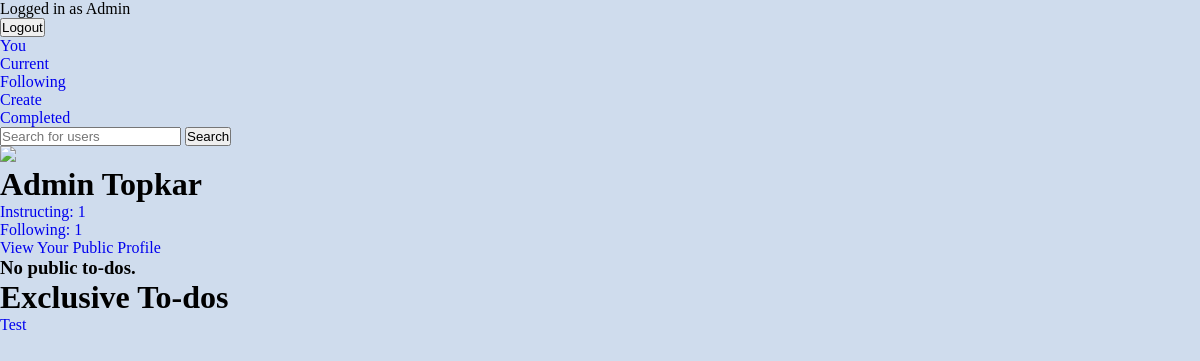
Page /userprofile/view/self/ (signed in) on the earlier database version.
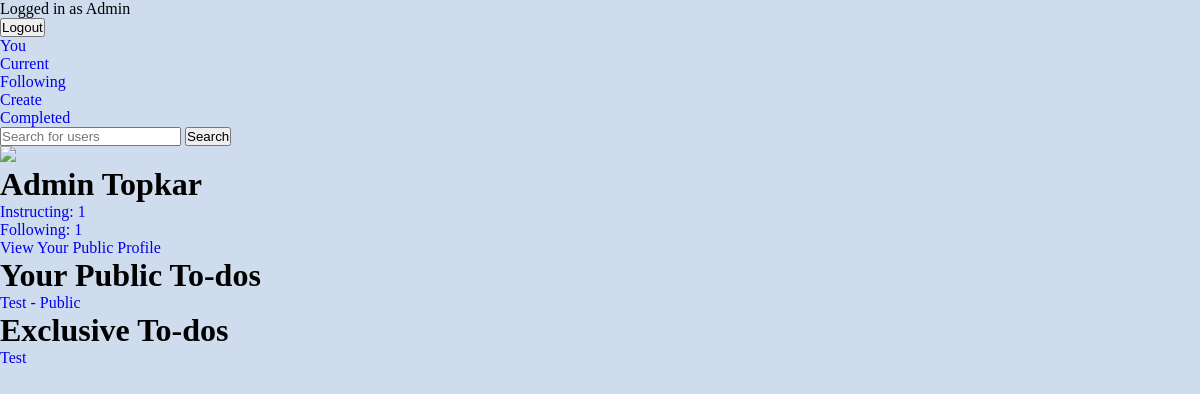
Same page on the later database version.
### crispApp/models.py (models this page shows, shortened)
class Todo(models.Model):
    title = models.CharField(max_length=100)
    memo = models.TextField(blank=True)
    visibility_choices = [
        ('Private', 'Personal - Only visible to you'),
        ('Exclusive', 'Exclusive - Send to selective followers'),
        ('Public', 'Public - Send to your followers'),
    ]
    visibility = models.CharField(max_length=9, choices=visibility_choices, default='Private')
    created = models.DateTimeField(auto_now_add=True)
    important = models.BooleanField(default=False)
    author = models.ForeignKey(UserProfile, on_delete=models.CASCADE, related_name='author')
    submitters = models.ManyToManyField(UserProfile, through='Submission')
    send_to = models.ManyToManyField(UserProfile, related_name='send_to')

### userProfile/views.py (the view)
# urls.py: path('view/self/', views.viewself, name='viewself'),
@login_required #Profile needed
def viewself(request):
     try:
        profile = UserProfile.objects.get(user=request.user)
     except ObjectDoesNotExist:
        return redirect ('userProfile:createprofile')
     todos = Todo.objects.filter(author=profile, visibility='Public').order_by('-created')
     exclusive = Todo.objects.filter(author=profile, visibility='Exclusive').order_by('-created')
     instructing = profile.instructing.all().count()
     following = profile.following.all().count()
     context = {'profile':profile, 'following':following,'instructing':instructing, 'todos':todos, 'exclusive':exclusive}
     return render (request, 'userProfile/viewself.html', context)

### crispApp/templates/userProfile/viewself.html (shortened to what this page needs)
{% extends 'todoApp/base.html' %}
{% load static %}
     {% block content %}
     <img src="{{ profile.pfp_url }}">
     <h1>{{ profile.user.first_name }} {{ profile.user.last_name }}</h1>
     <a href="{% url 'userProfile:instructing' profile.id %}">Instructing: {{ instructing }}</a><br>
     <a href="{% url 'userProfile:following' profile.id %}">Following: {{ following }}</a><br>
     <a href="{% url 'userProfile:viewprofile' profile.id %}">View Your Public Profile</a>
     <br>
     {% if todos %}
     <h1>Your Public To-dos</h1>
     <ul>
          {% for todo in todos %}
               <li>
                    <a href="{% url 'viewtodo' todo.id %}">
                    {{ todo.title }}
                    </a>
               </li>
          {% endfor %}
     </ul>
     {% else %}
     <h3>No public to-dos.</h3>
     {% endif %}
     {% if exclusive %}
     <h1>Exclusive To-dos</h1>
     <ul>
          {% for todo in exclusive %}
               <li>
                    <a href="{% url 'viewtodo' todo.id %}">
                    {{ todo.title }}
                    </a>
               </li>
          {% endfor %}
     </ul>
     {% else %}
     <h3>No exclusive to-dos.</h3>
     {% endif %}
     {% endblock %}

Differences in the rows shown:
added Todo: title "Test - Public", shown under "Your Public To-dos"
Other differences:
text no longer shown: "No public to-dos."
text now shown: "Your Public To-dos"
